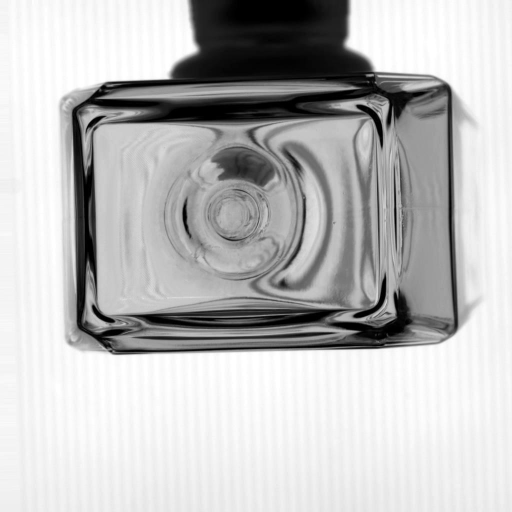
#> input picture src/glass_inspector/sample_images/sample_bottle_1.jpg, 1024 x 1024 px (shown at 1/2 size)
$ python -i data_guard.py   (imports and definitions only)   (older library calls are emulated)
#> lines starting #> are read from the running program, lines starting #| are printed output that depends on the picture
#> further down, picture is the input picture: shape (1024, 1024, 3); min 0, max 255, mean 188.9
"""Data Quality and Drift Guard for Glass Defect Inspection.

Lightweight, zero-overhead input validation module using pure NumPy / OpenCV:
- Brightness & exposure validation (under-exposed / washed out)
- Contrast validation (flat lighting / loss of defect texture)
- Sharpness / blurriness estimation via Laplacian variance
- Aspect-ratio & resolution sanity checking
"""

from __future__ import annotations

from typing import Any

import cv2
import numpy as np
from PIL import Image

# Operational thresholds calibrated on industrial glass surface dataset
MIN_BRIGHTNESS = 35.0  # Below this, surface defect texture is lost in shadows
MAX_BRIGHTNESS = 225.0  # Above this, reflections wash out subtle scratch edges
MIN_CONTRAST = 18.0  # Minimum standard deviation of grayscale pixels
MIN_SHARPNESS = 45.0  # Laplacian variance threshold; lower indicates defocus or vibration blur


def analyze_image_quality(
    image: Image.Image | np.ndarray,
    min_brightness: float = MIN_BRIGHTNESS,
    max_brightness: float = MAX_BRIGHTNESS,
    min_contrast: float = MIN_CONTRAST,
    min_sharpness: float = MIN_SHARPNESS,
) -> dict[str, Any]:
    """Assess optical quality of glass inspection image before model inference.

    Args:
        image: PIL Image or NumPy array (RGB or BGR).
        min_brightness: Lower bound for acceptable mean brightness (0-255).
        max_brightness: Upper bound for acceptable mean brightness (0-255).
        min_contrast: Minimum acceptable standard deviation of pixel intensities.
        min_sharpness: Minimum acceptable Laplacian variance.

    Returns:
        dict containing:
            - is_acceptable: bool, True if no blocking quality issues
            - metrics: dict of measured optical values
            - warnings: list of human-readable alerts
            - status: 'PASS' | 'WARNING' | 'REJECT'
    """
#> called with min_brightness = 35, max_brightness = 225, min_contrast = 18, min_sharpness = 45
    if isinstance(image, Image.Image):
        gray = np.array(image.convert("L"))
        w, h = image.size
    elif isinstance(image, np.ndarray):
        if image.ndim == 3:
            code = cv2.COLOR_BGR2GRAY if image.shape[2] == 3 else cv2.COLOR_RGB2GRAY
#> code = 6
            gray = cv2.cvtColor(image, code)
            h, w = image.shape[:2]
#> h = 1024; w = 1024
        else:
            gray = image
            h, w = gray.shape[:2]
    else:
        raise TypeError(f"Unsupported image type: {type(image)}")

    if gray.size == 0 or w == 0 or h == 0:
        return {
            "is_acceptable": False,
            "status": "REJECT",
            "metrics": {
                "width": w,
                "height": h,
                "brightness": 0.0,
                "contrast": 0.0,
                "sharpness": 0.0,
            },
            "warnings": ["Image has empty dimensions or zero pixel buffer."],
        }

    # 1. Luminance & Exposure Metrics
    mean_brightness = float(np.mean(gray))
#> mean_brightness = 188.9
    contrast_std = float(np.std(gray))
#> contrast_std = 76.44

    # 2. Sharpness / Defocus Metric (Laplacian variance)
    # Downsample if image is extremely high-res (> 2500px) to keep compute strictly under 3ms
    if max(w, h) > 2500:
        scale_factor = 2000.0 / max(w, h)
        new_w, new_h = int(w * scale_factor), int(h * scale_factor)
        small_gray = cv2.resize(gray, (new_w, new_h), interpolation=cv2.INTER_AREA)
        laplacian = cv2.Laplacian(small_gray, cv2.CV_64F)
    else:
        laplacian = cv2.Laplacian(gray, cv2.CV_64F)
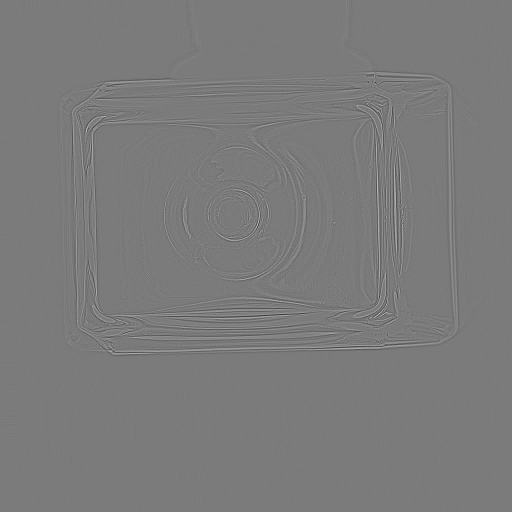
#> laplacian: shape (1024, 1024) float64 (shown at 1/2 size); min -138, max 148, mean 0; drawn with min black and max white
    sharpness = float(np.var(laplacian))
#> sharpness = 71.52

    # 3. Geometry & Aspect Ratio
    aspect_ratio = round(float(w) / float(h), 3)
#> aspect_ratio = 1

    warnings: list[str] = []

    if mean_brightness < min_brightness:
        warnings.append(
            f"Image is under-exposed (brightness {mean_brightness:.1f} < {min_brightness}). "
            "Dark scratches may be missed."
        )
    elif mean_brightness > max_brightness:
        warnings.append(
            f"Image is over-exposed (brightness {mean_brightness:.1f} > {max_brightness}). "
            "Optical glare may trigger false alarms."
        )

    if contrast_std < min_contrast:
        warnings.append(
            f"Low contrast detected (contrast {contrast_std:.1f} < {min_contrast}). "
            "Defect boundary contrast is insufficient."
        )

    if sharpness < min_sharpness:
        warnings.append(
            f"Image appears blurry (sharpness score {sharpness:.1f} < {min_sharpness})."
        )

    # Determine overall gate status
    if not warnings:
        status = "PASS"
        is_acceptable = True
    else:
        status = "WARNING"
        is_acceptable = True  # Warnings do not block inspection, but flag audit logs

    return {
        "is_acceptable": is_acceptable,
        "status": status,
        "metrics": {
            "width": w,
            "height": h,
            "aspect_ratio": aspect_ratio,
            "brightness": round(mean_brightness, 2),
            "contrast": round(contrast_std, 2),
            "sharpness": round(sharpness, 2),
        },
        "warnings": warnings,
    }

>>> import cv2
>>> picture = cv2.imread('sample_images/sample_bottle_1.jpg')
>>> result = analyze_image_quality(picture)
#> result = 4 items

$ run again, on src/glass_inspector/sample_images/sample_bottle_3.jpg
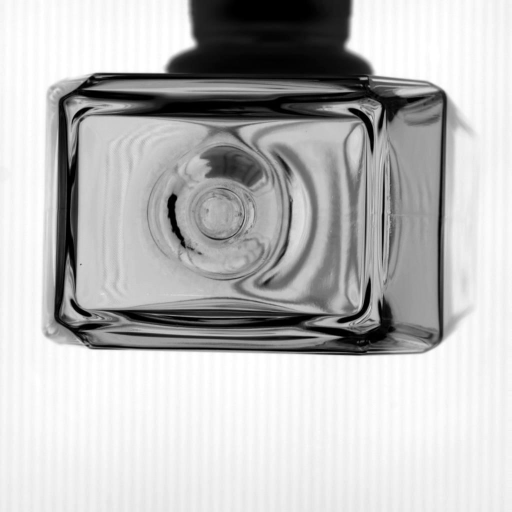
#> input picture src/glass_inspector/sample_images/sample_bottle_3.jpg, 1024 x 1024 px (shown at 1/2 size)
#> picture is the input picture: shape (1024, 1024, 3); min 0, max 255, mean 187.7
#> mean_brightness = 187.7
#> contrast_std = 76.81
#> in analyze_image_quality, `laplacian = cv2.Laplacian(gray, cv2.CV_64F)`:
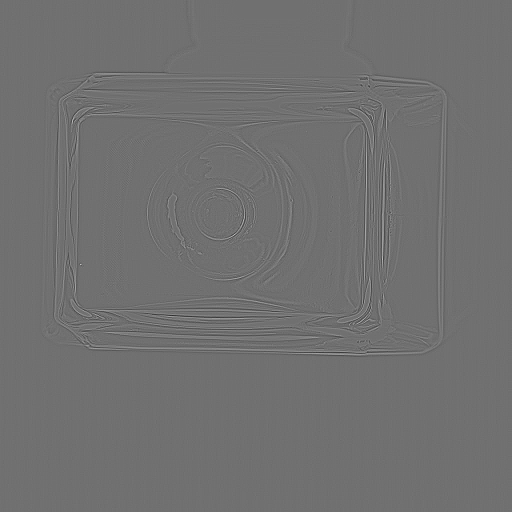
#> laplacian: shape (1024, 1024) float64 (shown at 1/2 size); min -131, max 166, mean 0; drawn with min black and max white
#> sharpness = 74.42
#> result = 4 items
